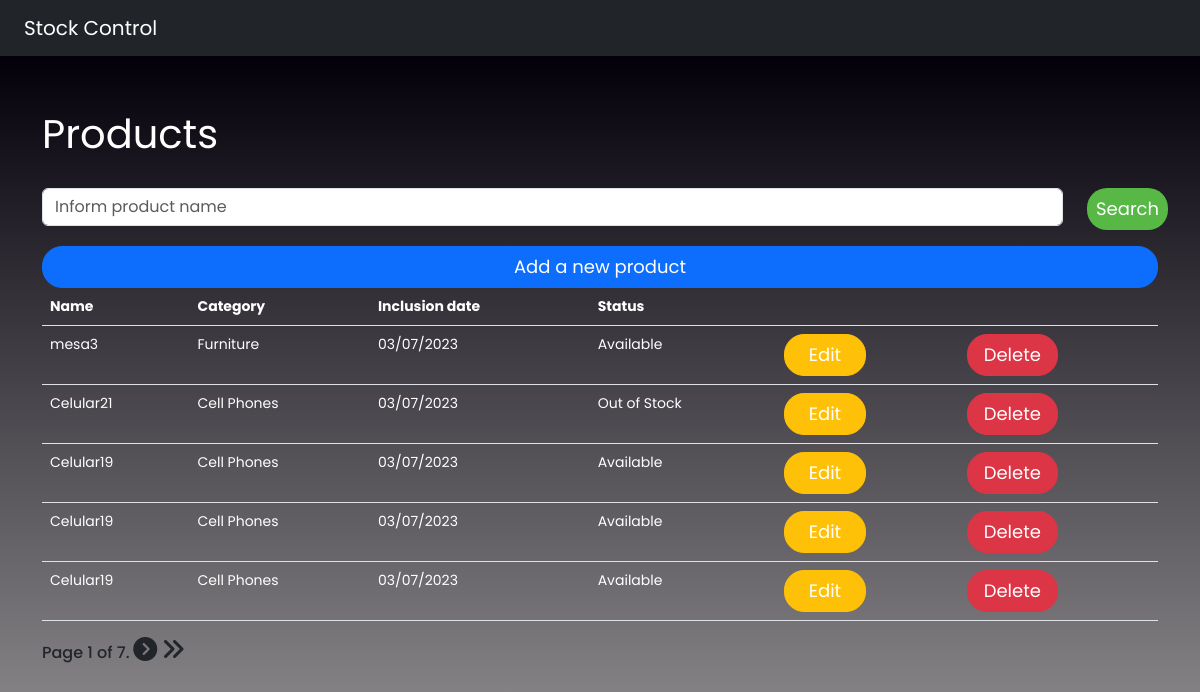
Before: /products/ with the older database file.
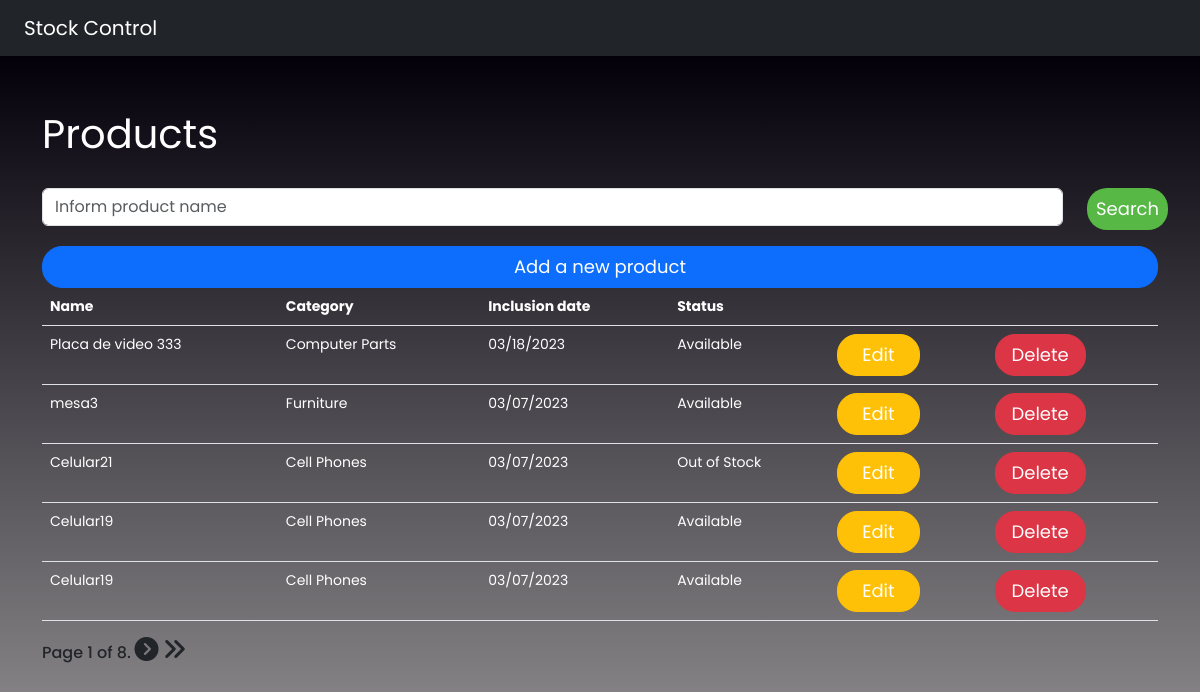
After: the same page with the newer database file.
### stock_app/models.py (models this page shows)
class Products(models.Model):
    class Categories(models.TextChoices):
        CELL_PHONES = "Cell Phones"
        APPLIANCES = "Appliances"
        COMP_PARTS = "Computer Parts"
        FURNITURE = "Furniture"
    status = models.BooleanField(default=False, verbose_name=f"Status: Out of Stock / Available")
    name = models.CharField(max_length=250, null=False)
    category = models.CharField(max_length=50, choices=Categories.choices)
    creation_date = models.DateField(auto_now_add=True)

### stock_app/views.py (the view)
# urls.py: path("products/", products, name="products"),
def products(request):
    products = Products.objects.all().order_by('-id')
    queryset = request.GET.get('q')
    if queryset:
        products = Products.objects.filter(
            Q(status__icontains=queryset)|
            Q(name__icontains=queryset)|
            Q(category__icontains=queryset)
        )
    paginator = Paginator(products, 5)
    page = request.GET.get('page')
    products = paginator.get_page(page)
    return render(request, "products/products.html", {"products": products})

### templates/products/products.html (shortened to what this page needs)
{% extends "base.html" %}
{% block content %}
<div class="container">
    <div class="py-4"></div>
    <p class="mb-4 text-white fs-1 fw-normal">Products</p>
    <form method="GET">
        <div class="row">
            <div class="form-group col-11" id="message">
                <input class="form-control" type="search" placeholder="Inform product name" name="q" value="{{request.GET.q}}">
            </div>
            <div class="form-group col-1 d-grid">
                <button class="btn btn--pill btn--green px-2 mx-0">Search</button>
            </div>
        </div>
    </form>
    <div class="row">
        <div class="d-grid gap-2">
            <a class="mt-3 btn btn--pill btn-primary" href="{% url 'add_products' %}">Add a new product</a>
        </div>
    </div>
    <table class="table table-head">
        <thead>
            <tr class="text-white">
                <th>Name</th>
                <th>Category</th>
                <th>Inclusion date</th>
                <th>Status</th>
                <th></th>
                <th></th>
            </tr>
        </thead>
        <tbody>
            {% for product in products %}
            <tr style="color: #fff;">
                <td>{{product.name}}</td>
                <td>{{product.category}}</td>
                <td>{{product.creation_date|date:"m/d/Y"}}</td>
                {% if product.status == True %}
                    <td>Available</td>
                {% else %}
                    <td>Out of Stock</td>
                {% endif %}
                <td><a class="px-4 btn btn--pill btn-warning" href="/edit_product/{{product.id}}">Edit</a></td>
                <td><a class="px-3 btn btn--pill btn-danger" href="/remove_product/{{product.id}}">Delete</a></td>
            </tr>
            {% endfor %}
        </tbody>
    </table>
    <div class="pagination">
        <span class="step-links">
            <div class="d-inline-flex bd-highlight">
                <span class="h6 current">
                    Page {{ products.number }} of {{ products.paginator.num_pages }}.
                </span>
            </div>
            {% if products.has_next %}
                <a href="?page={{ products.next_page_number }}"><i class="h4 text-dark fa-solid fa-circle-chevron-right"></i></a>
                <a href="?page={{ products.paginator.num_pages }}&q={% if request.GET.q%}{{ request.GET.q }}{% endif %}"><i class="h4 text-dark fa-solid fa-angles-right"></i></a>
            {% endif %}
        </span>
    </div>
</div>
{% endblock content %}

### templates/base.html (shortened to what this page needs)
<!DOCTYPE html>
{% load static %}
<html lang="en">
<head>
    <link rel="stylesheet" href="{% static 'css/bootstrap.min.css' %}">
    <link href="{% static 'vendor/mdi-font/css/material-design-iconic-font.min.css' %}" rel="stylesheet" media="all">
    <link href="{% static 'vendor/font-awesome-4.7/css/font-awesome.min.css' %}" rel="stylesheet" media="all">
    <link href="{% static 'vendor/select2/select2.min.css' %}" rel="stylesheet" media="all">
    <link href="{% static 'vendor/datepicker/daterangepicker.css' %}" rel="stylesheet" media="all">
    <link href="{% static 'css/main.css' %}" rel="stylesheet" media="all">
</head>
<body>
    <div>
        <nav class="navbar navbar-expand-sm navbar-dark bg-dark mb-0">
            <a class="mx-4 navbar-brand text-white" href="{% url 'home'%}">Stock Control</a>
        </nav>
    </div>
    <div class="page-wrapper bg-gra-01 p-t-160 p-b-100 font-poppins">
        {% block content %}
        {% endblock content %}
    </div>
</body>
</html>

### static/css/main.css (style rules this page uses)
.font-poppins { font-family: "Poppins", "Arial", "Helvetica Neue", sans-serif; }
.row { display: -webkit-box; display: -webkit-flex; display: -moz-box; display: -ms-flexbox; display: flex; -webkit-flex-wrap: wrap; -ms-flex-wrap: wrap; flex-wrap: wrap; }
html { -webkit-box-sizing: border-box; -moz-box-sizing: border-box; box-sizing: border-box; }
* { padding: 0; margin: 0; }
*, *:before, *:after { -webkit-box-sizing: inherit; -moz-box-sizing: inherit; box-sizing: inherit; }
body, h1, h2, h3, h4, h5, h6, blockquote, p, pre, dl, dd, ol, ul, figure, hr, fieldset, legend { margin: 0; padding: 0; }
table { border-collapse: collapse; border-spacing: 0; }
button { outline: none; background: none; border: none; }
.page-wrapper { min-height: 100vh; }
body { font-family: "Poppins", "Arial", "Helvetica Neue", sans-serif; font-weight: 400; font-size: 14px; }
.bg-gra-01 { background: -webkit-gradient(linear, left bottom, left top, from(#a5a2a4), to(#03000a)); background: -webkit-linear-gradient(bottom, #a5a2a4 0%, #03000a 100%); background: -moz-linear-gradient(bottom, #a5a2a4 0%, #03000a 100%); background: -o-linear-gradient(bottom, #a5a2a4 0%, #03000a 100%); background: linear-gradient(to top, #a5a2a4 0%, #03000a 100%); }
.p-b-100 { padding-bottom: 100px; }
.btn { display: inline-block; line-height: 40px; padding: 0 33px; font-family: Poppins, Arial, "Helvetica Neue", sans-serif; cursor: pointer; color: #fff; -webkit-transition: all 0.4s ease; -o-transition: all 0.4s ease; -moz-transition: all 0.4s ease; transition: all 0.4s ease; font-size: 18px; }
.btn--pill { -webkit-border-radius: 20px; -moz-border-radius: 20px; border-radius: 20px; }
.btn--green { background: #57b846; }
input { outline: none; margin: 0; border: none; -webkit-box-shadow: none; -moz-box-shadow: none; box-shadow: none; width: 100%; font-size: 14px; font-family: inherit; }

Changed rows visible on the page:
no longer on this page (row unchanged): Products: name "Celular19", category "Cell Phones", creation_date "03/07/2023", status "Available"
added Products: name "Placa de video 333", category "Computer Parts", creation_date "03/18/2023", status "Available"
Other visible differences:
{{ products.paginator.num_pages }}: "7" → "8"
